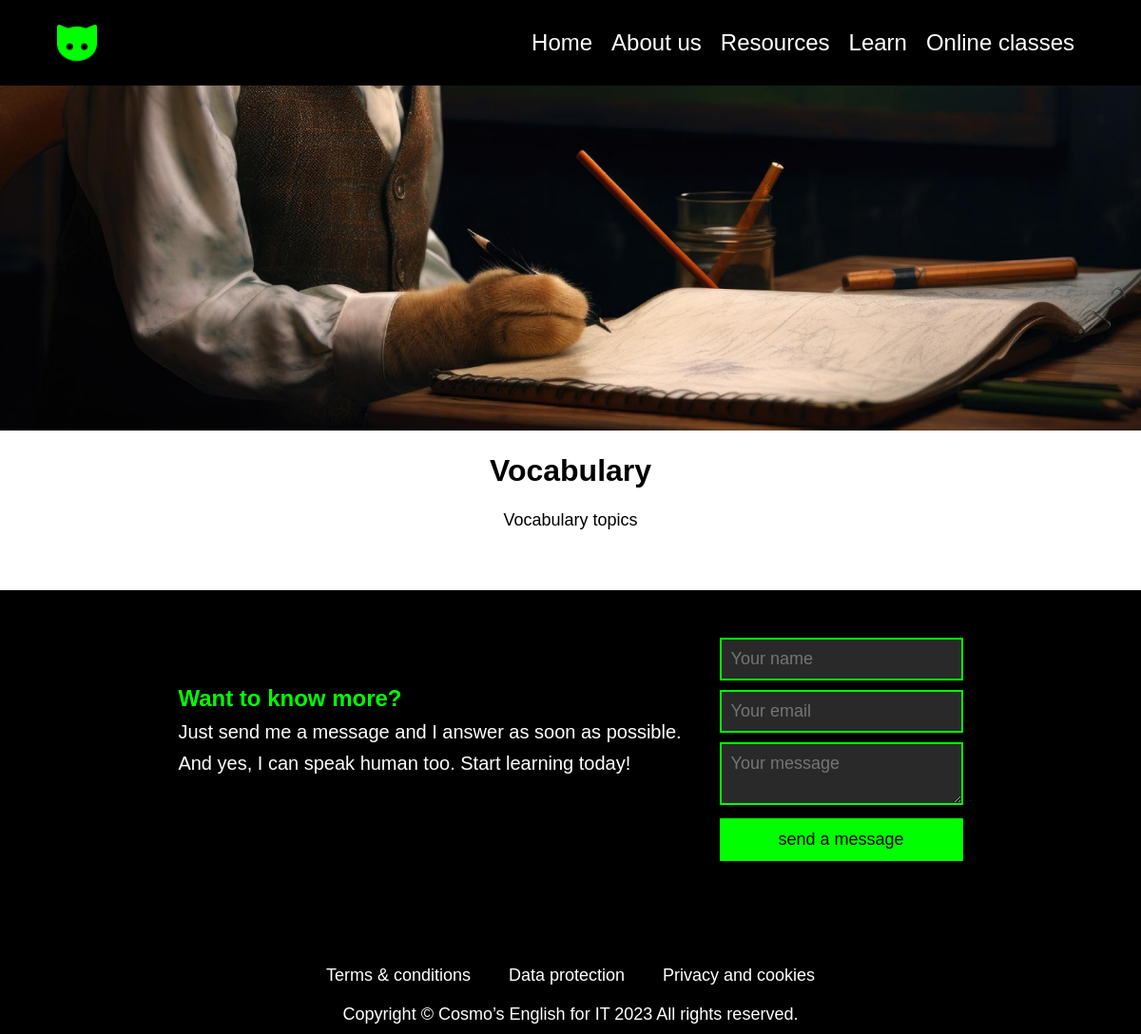
Page /learn/vocabulary on the earlier database version.
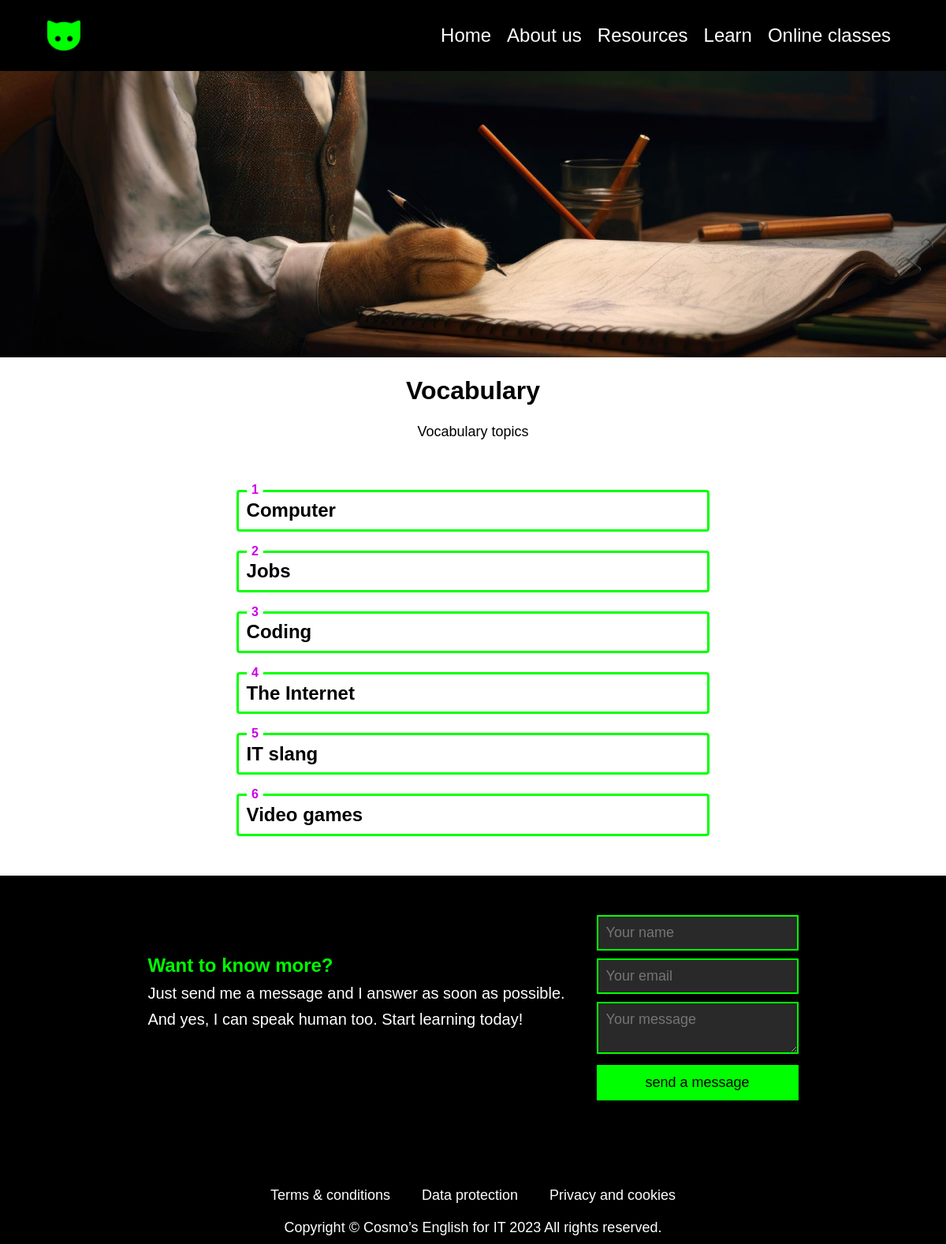
Same page on the later database version.
### main/models.py (models this page shows, shortened)
class Voc(models.Model):
    title = models.CharField(max_length=100)
    class Meta:
        ordering = ['id']

### main/views.py (the view)
# urls.py: path('learn/vocabulary', views.vocabulary, name='vocabulary'),
def vocabulary(request):
    voc = Voc.objects.all()
    return render(request, 'main/vocabulary.html', {'voc': voc})

### main/templates/main/vocabulary.html (shortened to what this page needs)
{% extends 'main/base.html' %}
{% load static %}
{% block content %}
<div class="body_books">
    <img src="{% static 'images/voctitle.png' %}" alt="Vocabulary" class="responsive">
    <div class="text-text">
        <h1>Vocabulary</h1>
        <p>Vocabulary topics</p>
    </div>
    <ol class="list-dialogues">
        {% for v in voc %}
        <li><h2><a href="{% url 'voc' v.pk %}">{{v.title}}</a></h2>
        </li>
        {% endfor %}
    </ol>
</div>
{% endblock %}

Differences in the rows shown:
added Voc: title "Computer"
added Voc: title "Jobs"
added Voc: title "Coding"
added Voc: title "The Internet"
added Voc: title "IT slang"
added Voc: title "Video games"
